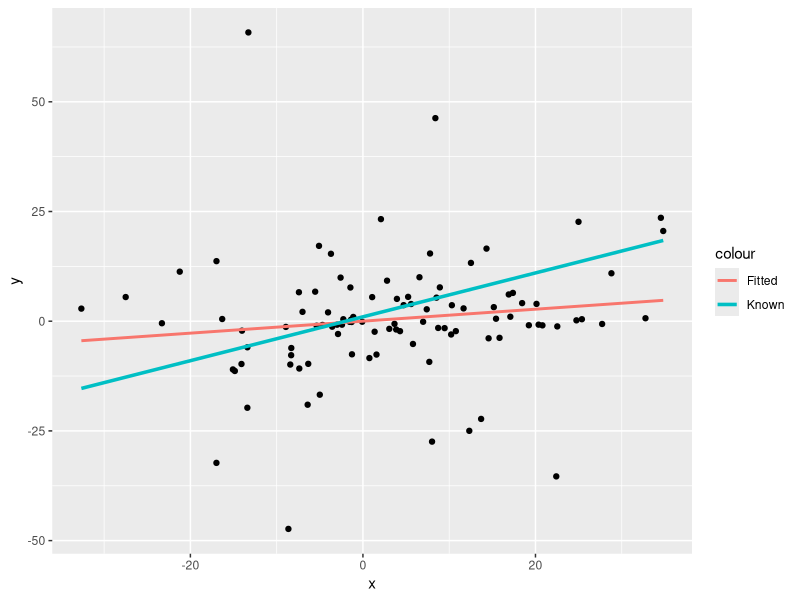
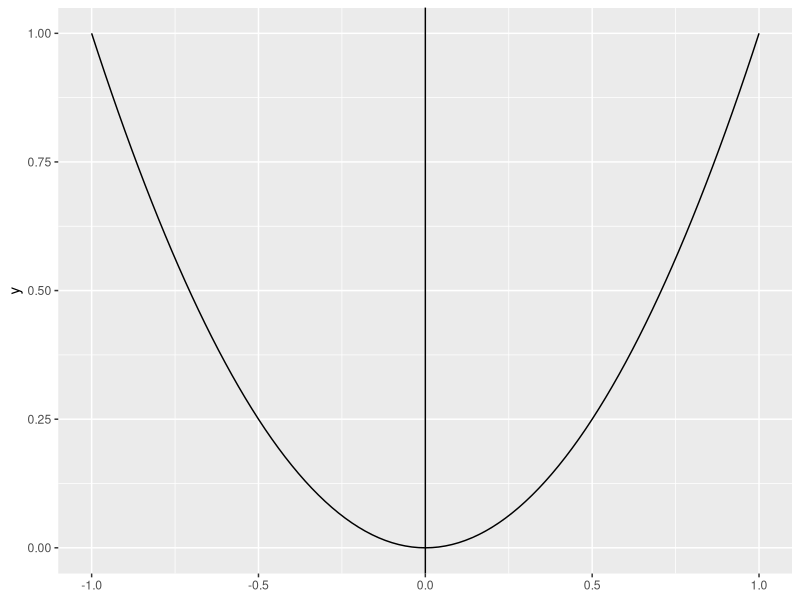
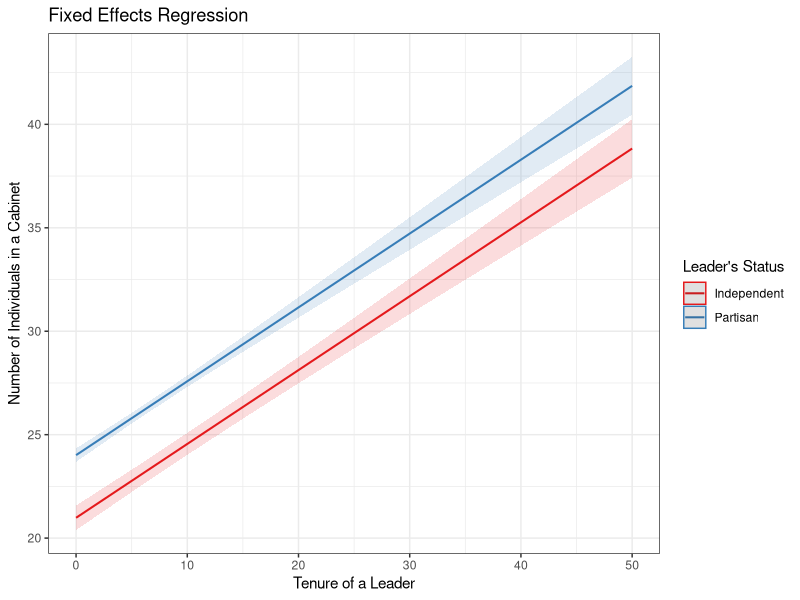
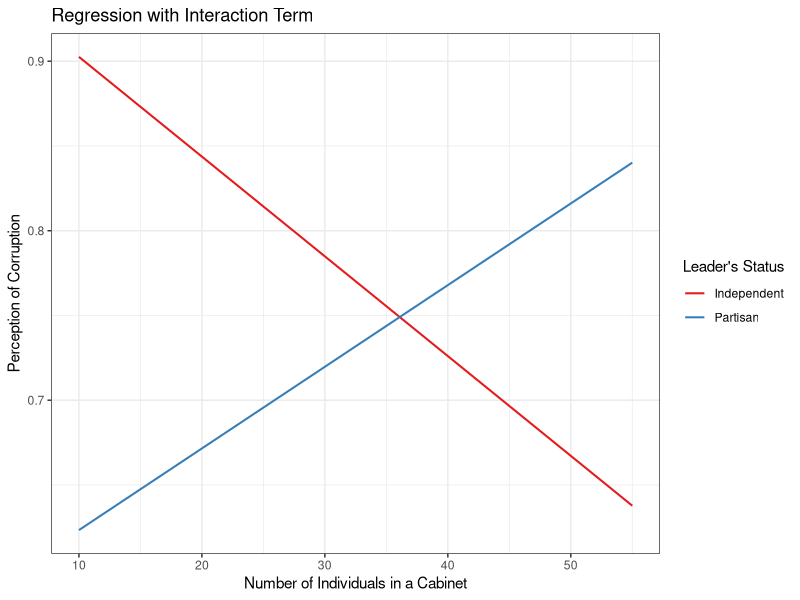
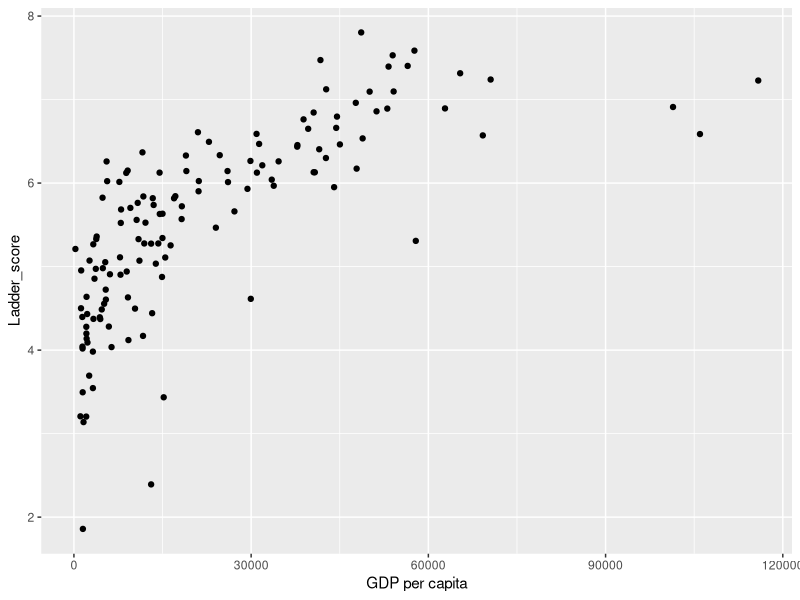
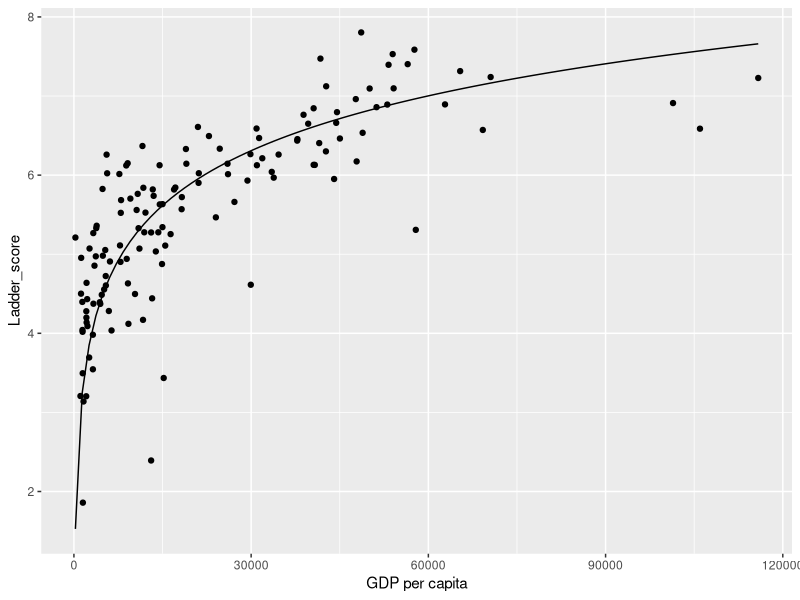
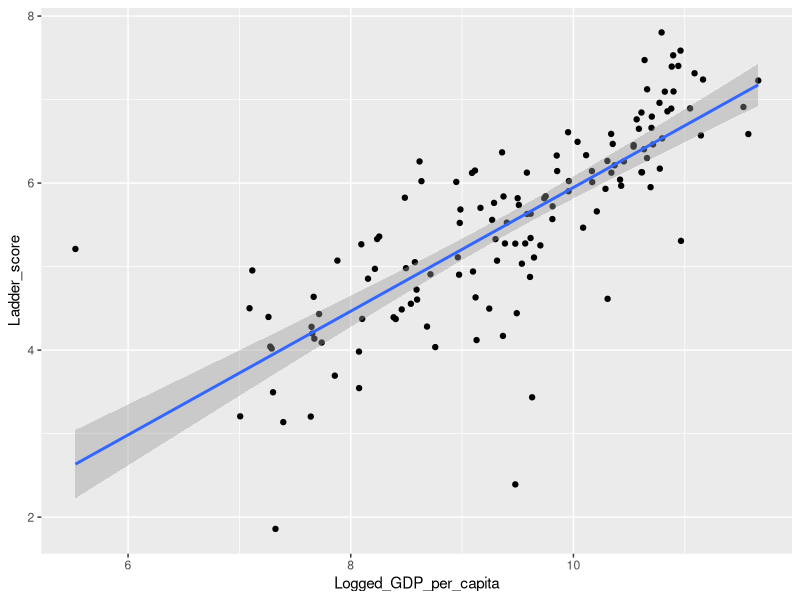
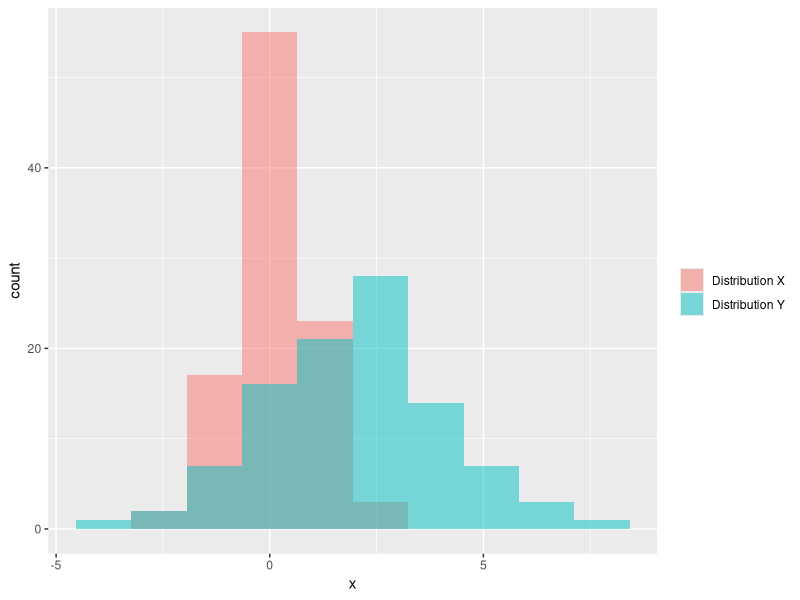

Write the R code that produced these figures, in order.
## ---- chunk 1
#| message: false
library(tidyverse)

whr = read.csv("data/WHR.csv")
## ---- chunk 2
#| message: false
#| warning: false

set.seed(123)

example_data = data.frame(x = rnorm(100,
                                    mean = 2,
                                    sd = 15),
                          y = rnorm(100,
                                    mean = 2,
                                    sd = 15) * rnorm(100))

ggplot(example_data, aes(x = x, y = y)) +
  geom_point() +
  geom_smooth(aes(color = "Fitted"), method = "lm", se = F) +
  geom_function(aes(color = "Known"), fun = function(x){1 + 0.5 * x}, size = 1.2) 
## ---- chunk 3
ggplot() +
  geom_function(fun = function(x){x^2}) +
  geom_vline(xintercept = 0) +
  xlim(-1, 1)
## ---- chunk 4
whogov = read.csv("data/WhoGov.csv")
## ---- chunk 5
whogov = whogov %>%
  mutate(indep = ifelse(leader_party == "independent", "Independent", "Partisan"))
## ---- chunk 6
whogov$indep = as.factor(whogov$indep)
## ---- chunk 7
model_fe = lm(n_individuals ~ leaderexperience_continuous + indep, whogov) 
summary(model_fe)
## ---- chunk 8
#| warning: false

library(ggeffects)
## ---- chunk 9
#| warning: false

ggpredict(model_fe, terms = c("leaderexperience_continuous", "indep")) %>%
  plot() +
  labs(title = "Fixed Effects Regression",
       x = "Tenure of a Leader",
       y = "Number of Individuals in a Cabinet",
       color = "Leader's Status") +
  theme_bw()
## ---- chunk 10
whr_subset = whr %>%
  select(Country_name, Perceptions_of_corruption)

whogov_subset = whogov %>%
  filter(year == 2021) %>%
  select(country_name, n_individuals, indep)
## ---- chunk 11
whr_whogov = whr_subset %>%
  left_join(whogov_subset, by = c("Country_name" = "country_name")) 
## ---- chunk 12
head(whr_whogov)
## ---- chunk 13
model_in = lm(Perceptions_of_corruption ~ n_individuals * indep, whr_whogov)
summary(model_in)
## ---- chunk 14
#| warning: false

ggpredict(model_in, terms= c("n_individuals", "indep")) %>%
  plot(show_ci = FALSE) +
  labs(title = "Regression with Interaction Term",
       x = "Number of Individuals in a Cabinet",
       y = "Perception of Corruption",
       color = "Leader's Status") +
  theme_bw()
## ---- chunk 15
ggpredict(model_in, terms= c("n_individuals [12]", "indep [Independent]"))
## ---- chunk 16
ggplot(whr) +
  geom_point(aes(x = exp(Logged_GDP_per_capita), y = Ladder_score)) +
  labs(x = "GDP per capita")
## ---- chunk 17
ggplot(whr) +
  geom_point(aes(x = exp(Logged_GDP_per_capita), y = Ladder_score)) +
  geom_function(fun = function(x){log(x) - 4}) +
  labs(x = "GDP per capita")
## ---- chunk 18
#| message: false

ggplot(whr, aes(x = Logged_GDP_per_capita, y = Ladder_score)) +
  geom_point() +
  geom_smooth(method = "lm")
## ---- chunk 19
set.seed(123)
x = rnorm(100,
          mean = 0,
          sd = 1)

set.seed(111)
y = rnorm(100,
          mean = 2,
          sd = 2)

ggplot() +
  geom_histogram(aes(x = x, fill = "Distribution X"), alpha = 0.5, bins = 10) +
  geom_histogram(aes(x = y, fill = "Distribution Y"), alpha = 0.5, bins = 10) +
  labs(fill = "")
## ---- chunk 20
t.test(x, y)
## ---- chunk 21
x_distribution = data.frame(value = x,
                            distribution = "X distribution")

y_distribution = data.frame(value = y,
                            distribution = "Y distribution")

xy_distirbutions = rbind(x_distribution, y_distribution)

head(xy_distirbutions)
## ---- chunk 22
ci_xy = xy_distirbutions %>%
  group_by(distribution) %>%
  summarize(
      mean_value = mean(value, na.rm = TRUE),
      lower = mean_value - 1.96 * sd(value, na.rm = TRUE) / sqrt(n()),
      upper = mean_value + 1.96 * sd(value, na.rm = TRUE) / sqrt(n()))

ci_xy
## ---- chunk 23
ggplot(ci_xy) +
  geom_linerange(aes(x = distribution,
                     ymin = lower,
                     ymax = upper),
                 size = 2) +
  geom_point(aes(x = distribution,
                 y = mean_value),
             size = 5)
